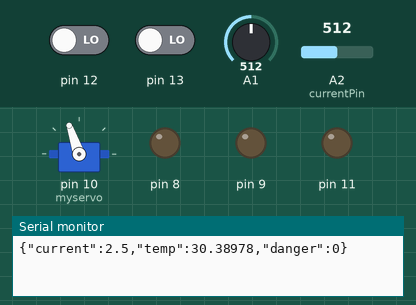
The sketch below on a simulated Arduino Uno, built with avr-gcc and run on an emulated ATmega328P. Shown: servo, output pins drawn as LEDs (lit = HIGH), the last lines printed to the serial monitor. The test bench sets the inputs (shaded band); at power-on: A1 = 512, pin 12 LOW, pin 13 LOW, A2 (currentPin) = 512.

Above: at 2.6 s.
2.9 s: A1 set to 549
At 3.2 s:
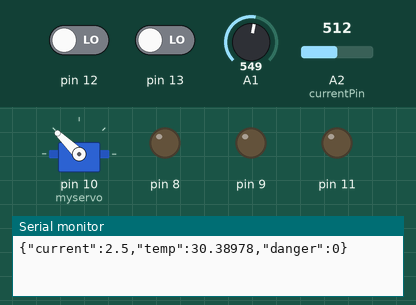
6.5 s: A1 set to 577
At 6.98 s:
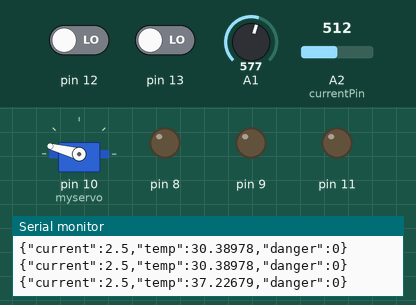
At 9.1 s:
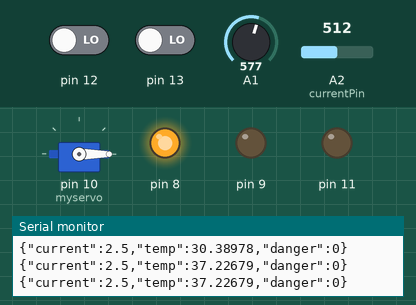
Timing chart, 0 to 10.6 s (numbered marks = the images above; inputs shaded):
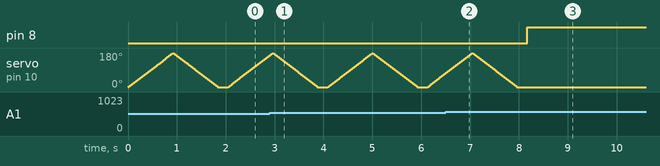

Measured:
- the behaviour switches between 563 and 564 on A1 (found by bisection; images 1 and 2)
- after the input at 6.5 s, pin 8: LOW → HIGH after 1.7 s; servo on pin 10 (myservo): goes on until 8.0 s, then stays 0°

The sketch:

sketch_oct15a.ino
```cpp
#include  <Servo.h>
#include <ArduinoJson.h>
int danger = 0;
Servo myservo;
int pos = 0;
int servo_flag=1;
int m1_flag=0;
int Vo;
float R1 = 9200;
float logR2, R2, T;
float c1 = 1.009249522e-03, c2 = 2.378405444e-04, c3 = 2.019202697e-07;
const int currentPin = A2;
int sensitivity = 66;
int adcValue= 0;
int offsetVoltage = 2500;
double adcVoltage = 0;
double currentValue = 0;

void setup() {
  // put your setup code here, to run once:
  pinMode(9, OUTPUT);
  pinMode(12, INPUT);
  pinMode(8, OUTPUT);
  pinMode(10, OUTPUT);
  pinMode(11, OUTPUT);
  pinMode(A1, INPUT);
  pinMode(A2, INPUT);
  pinMode(13, INPUT);
  Serial.begin(9600);
  myservo.attach(10);
}

void loop() {
  // put your main code here, to run repeatedly:
  danger = 0;
  if (digitalRead(13) == 1)
    digitalWrite(9, HIGH);
  else if (digitalRead(13) == 0)
    digitalWrite(9,LOW);

  Vo = analogRead(A1);
  R2 = R1 * (1023.0 / (float)Vo - 1.0);
  logR2 = log(R2);
  T = (1.0 / (c1 + c2*logR2 + c3*logR2*logR2*logR2));
  T = T - 273.15;
  T = (T * 9.0)/ 5.0 + 32.0;
  T = T-50.0;

  if (T>40)
  {
    digitalWrite(9, LOW);
    digitalWrite(8, HIGH);
    danger = 1;
    delay(10000);

    digitalWrite(8, LOW);
  }

  if (digitalRead(12)==1)
  {
    digitalWrite(11, HIGH);
  }

  else
  {
    digitalWrite(11, LOW);
  }
  for (pos = 0; pos <= 180; pos += 1) { // goes from 0 degrees to 180 degrees
    // in steps of 1 degree
    myservo.write(pos);              // tell servo to go to position in variable 'pos'
    delay(5);                       // waits 15ms for the servo to reach the position
  }
  for (pos = 180; pos >= 0; pos -= 1) { // goes from 180 degrees to 0 degrees
    myservo.write(pos);              // tell servo to go to po4sition in variable 'pos'
    delay(5);                       // waits 15ms for the servo to reach the position
  }


  adcValue = analogRead(currentPin);
  adcVoltage = (adcValue / 1024.0) * 5;
//  currentValue = ((adcVoltage - offsetVoltage) / sensitivity);


//Serial.print("temperature: ");
//Serial.print(T);
//Serial.print("current: ");
StaticJsonDocument<200> doc;
doc["current"]=adcVoltage;
doc["temp"]=T;
doc["danger"]= danger;
serializeJson(doc,Serial);
//Serial.println(adcVoltage);
Serial.println();
delay(200);

}
```
